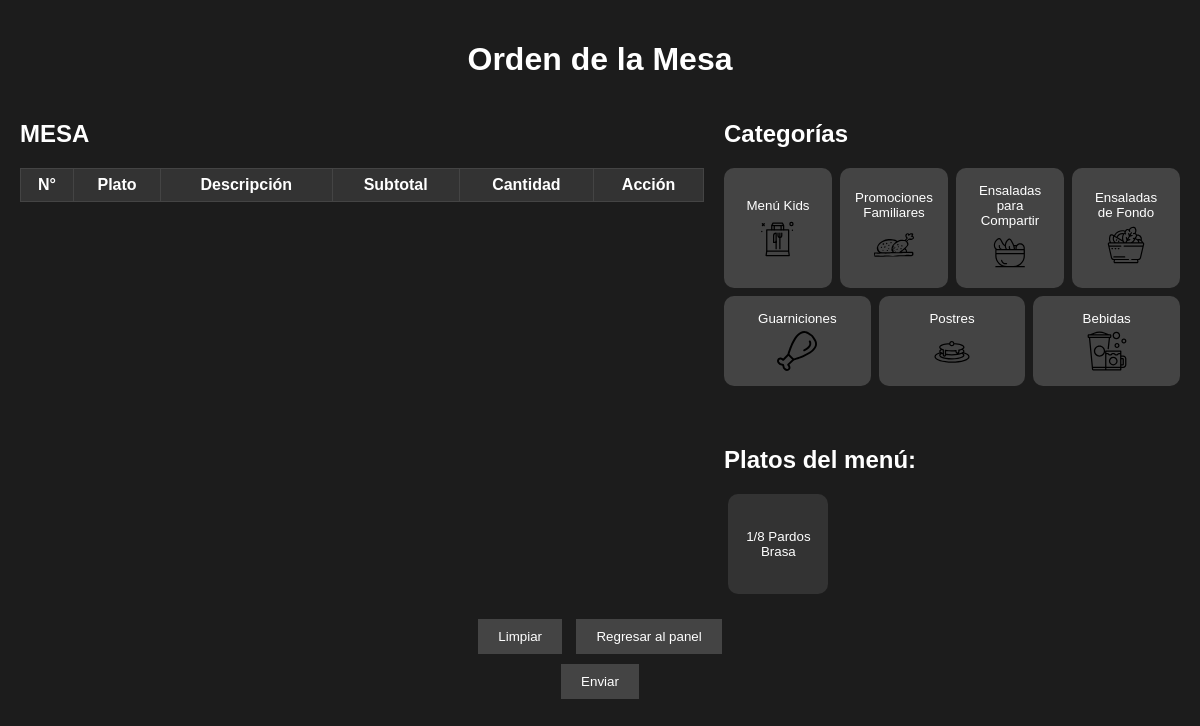
Screenshot of /src/ModuloServicio/UCgenerarPedidoPlato/indexOrdenMesa.php?categoria=1 with the database file from the repository.
### tables this page shows
CREATE TABLE `categoria` (
  `idTipoMenu` int NOT NULL AUTO_INCREMENT,
  `tipoNombre` varchar(50) NOT NULL,
  PRIMARY KEY (`idTipoMenu`)
);

CREATE TABLE `menuitems` (
  `idItem` int NOT NULL AUTO_INCREMENT,
  `nombre` varchar(50) NOT NULL,
  `descripcion` varchar(150) DEFAULT NULL,
  `precio` double NOT NULL,
  `idCategoria` int DEFAULT NULL,
  PRIMARY KEY (`idItem`),
  KEY `idCategoria` (`idCategoria`),
  CONSTRAINT `menuitems_ibfk_1` FOREIGN KEY (`idCategoria`) REFERENCES `categoria` (`idTipoMenu`)
);

### src/ModuloServicio/UCgenerarPedidoPlato/indexOrdenMesa.php (called while the page is built, shortened)
<?php
include_once($_SERVER['DOCUMENT_ROOT'] . '/src/ModuloServicio/UCgenerarPedidoPlato/ordenMesa.php');
include_once($_SERVER['DOCUMENT_ROOT'] . '/src/modelo/Categoria.php');
include_once($_SERVER['DOCUMENT_ROOT'] . '/src/modelo/MenuItem.php');
$NumeroCategoria = $_GET['categoria'] ?? null;
$idControl = $_GET['idControl'] ?? null;
$idMesa = $_GET['idMesa'] ?? null;
$idOrden = $_GET['orden'] ?? null;
$menu = null;
$ordenArray = null;
if ($NumeroCategoria != null) {
    $menuItemsObject = new MenuItem();
    $menu = $menuItemsObject->obtenerMenu($NumeroCategoria);
}
$categoriaObject = new Categoria();
$categoria = $categoriaObject->obtenerCategoria();
$ordenMesaObject = new ordenMesa();
$ordenMesaObject->ordenMesaShow($categoria, $menu, $idControl, $idMesa, $ordenArray, $idOrden);

### src/modelo/conexion.php (called while the page is built, shortened)
<?php
class Conexion
{
    private $host = "localhost";
    private $user = "root";
    private $password = "12345678";
    private $database = "bdrestaurante";
    private $conexion;
    public function conectar()
    {
        if ($this->conexion == null) {
            $this->conexion = mysqli_connect($this->host, $this->user, $this->password, $this->database);
        }
        return $this->conexion;
    }
    public function desconectar()
    {
        if ($this->conexion != null) {
            $this->conexion = null;
        }
    }
}

### src/modelo/Categoria.php (called while the page is built, shortened)
<?php
require_once("conexion.php");
class Categoria extends conexion
{
    public function obtenerCategoria()
    {
        $sql = "SELECT * FROM categoria";
        $respuesta = $this->conectar()->query($sql);
        return $respuesta;
    }
}
?>

### src/modelo/MenuItem.php (called while the page is built, shortened)
<?php
require_once("conexion.php");
class MenuItem extends conexion
{
    public function obtenerMenu($Idcategoria)
    {
        $sql = "SELECT * FROM menuItems WHERE idCategoria = $Idcategoria";
        $respuesta = $this->conectar()->query($sql);
        return $respuesta;
    }
}
?>

### src/ModuloServicio/UCgenerarPedidoPlato/ordenMesa.php (the view, shortened to what this page needs)
<?php
class ordenMesa
{
    function ordenMesaShow($categoria = null, $menu = null, $idControl = null, $idMesa = null, $orden = null, $idOrden = null)
    {
?>
        <!DOCTYPE html>
        <html lang="es">
        <head>
            <link rel="stylesheet" href="/src/assets/ordenMesa.css">
            <link href="https://cdn.jsdelivr.net/npm/sweetalert2@11.7.0/dist/sweetalert2.min.css" rel="stylesheet">
        </head>
        <body>
            <div class="container" id="content">
                <header class="header">
                    <h1>Orden de la Mesa</h1>
                </header>
                <section class="content">
                    <div class="table-section">
                        <h2>MESA <?= $idMesa ?></h2>
                        <table class="order-table">
                            <thead>
                                <tr>
                                    <th>N°</th>
                                    <th>Plato</th>
                                    <th>Descripción</th>
                                    <th>Subtotal</th>
                                    <th>Cantidad</th>
                                    <th>Acción</th>
                                </tr>
                            </thead>
                        </table>
                    </div>
                    <div class="menu-section">
                        <div class="categories-container">
                            <h2>Categorías</h2>
                            <div class="categories">
                                <?php if ($categoria) {
                                    foreach ($categoria as $cat) { ?>
                                        <button class="category-btn" onclick="guardarComanda();cambiarCategoria(<?= $cat['idTipoMenu'] ?>, '<?= $idControl ?>', '<?= $idMesa ?>', '<?= $idOrden ?>')">
                                            <div class="category-content">
                                                <span class="category-name"><?= htmlspecialchars($cat['tipoNombre']) ?></span>
                                                <img src="/src/assets/images/categoria<?= $cat['idTipoMenu'] ?>.svg" alt="Ícono de <?= htmlspecialchars($cat['tipoNombre']) ?>" class="category-icon">
                                            </div>
                                        </button>
                                    <?php }
                                } else { ?>
                                    <p>Cargando categorias...</p>
                                <?php } ?>
                            </div>
                        </div>
                        <div class="menu-container">
                            <h2>Platos del menú:</h2>
                            <div class="menu-items">
                                <?php if ($menu) {
                                    foreach ($menu as $item) { ?>
                                        <button class="menu-item" onclick="agregarAComanda(<?= $item['idItem'] ?>, '<?= htmlspecialchars($item['nombre']) ?>', '<?= htmlspecialchars($item['descripcion']) ?>', <?= $item['precio'] ?>)">
                                            <span><?= htmlspecialchars($item['nombre']) ?></span>
                                        </button>
                                    <?php }
                                } else { ?>
                            </div>
                            <p>Presione una categoría para listar el menú disponible.</p>
                        <?php } ?>
                        </div>
                    </div>
                </section>
                <footer class="footer">
                    <button class="action-btn" onclick="limpiarComanda()">Limpiar</button>
                    <button class="action-btn" onclick="regresarApanel()">Regresar al panel</button>
                    <form action="getPedidos.php" method="POST" onsubmit="prepararComanda()">
                        <button class="action-btn" name="btnEnviar" value="EnviarOrden">Enviar</button>
                    </form>
                </footer>
            </div>
        </body>
        </html>
<?php
    }
}
?>

### src/assets/ordenMesa.css (style rules this page uses)
body { margin: 0; font-family: Arial, sans-serif; background-color: #1c1c1c; color: white; }
.container { max-width: 1320px; margin: 0 auto; padding: 20px; }
.header { text-align: center; margin-bottom: 20px; }
.content { display: flex; justify-content: space-between; gap: 20px; max-height: 80vh; }
.table-section { flex: 3; max-height: 600px; overflow: hidden; cursor: grab; }
.order-table { width: 100%; border-collapse: collapse; margin-top: 10px; overflow: hidden; }
.menu-section { flex: 2; }
.order-table { width: 100%; border-collapse: collapse; margin-top: 10px; }
.order-table th, .order-table td { border: 1px solid #444; padding: 7px; text-align: center; }
.order-table th { background-color: #333; }
.categories { display: flex; flex-wrap: wrap; gap: 8px; margin-top: 20px; justify-content: center; }
.categories-container { margin-bottom: 60px; }
.category-content { text-align: center; }
.category-name { display: block; margin-bottom: 5px; }
.category-icon { width: 100%; height: 100%; object-fit: contain; width: 40px; height: 40px; display: block; margin: 0 auto; }
.category-btn { flex: 1 1 calc(25% - 20px); max-width: 200px; background-color: #444; color: white; border: none; border-radius: 10px; padding: 15px; text-align: center; cursor: pointer; transition: background-color 0.3s ease, transform 0.2s ease; }
.menu-items { display: grid; grid-template-columns: repeat(auto-fill, minmax(100px, 1fr)); gap: 7px; margin-top: 20px; justify-items: center; }
.menu-item { background-color: #333; border: none; border-radius: 10px; padding: 15px; text-align: center; color: white; cursor: pointer; transition: background-color 0.3s ease, transform 0.2s ease; width: 100px; height: 100px; display: flex; flex-direction: column; justify-content: center; align-items: center; }
.footer { text-align: center; margin-top: 20px; }
.action-btn { background-color: #444; color: white; border: none; padding: 10px 20px; margin: 5px; cursor: pointer; }

### rows the page displays
categoria: tipoNombre "Menú Kids", shows a picture
categoria: tipoNombre "Promociones Familiares", shows a picture
categoria: tipoNombre "Ensaladas para Compartir", shows a picture
categoria: tipoNombre "Ensaladas de Fondo", shows a picture
categoria: tipoNombre "Guarniciones", shows a picture
categoria: tipoNombre "Postres", shows a picture
categoria: tipoNombre "Bebidas", shows a picture
menuitems: nombre "1/8 Pardos Brasa"
